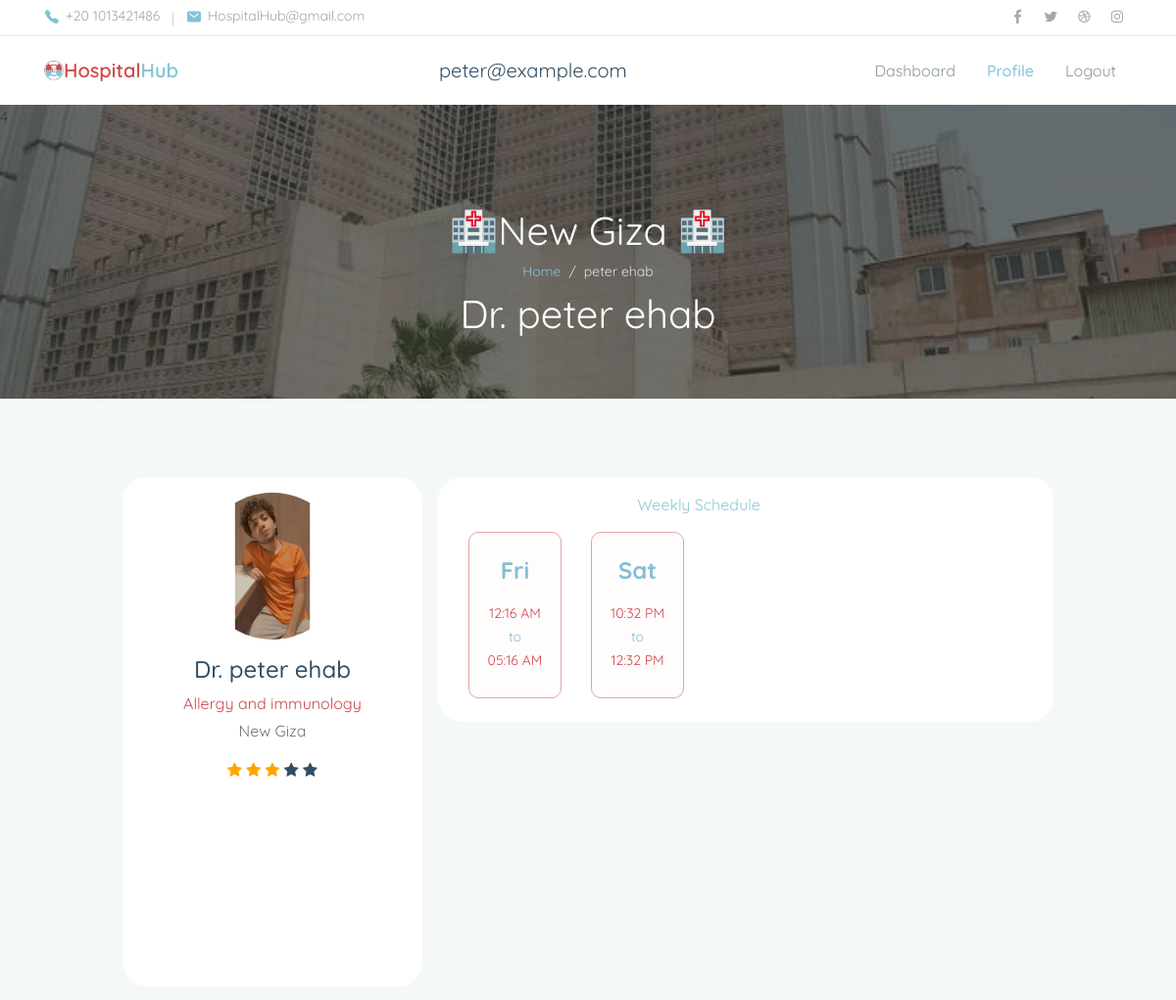
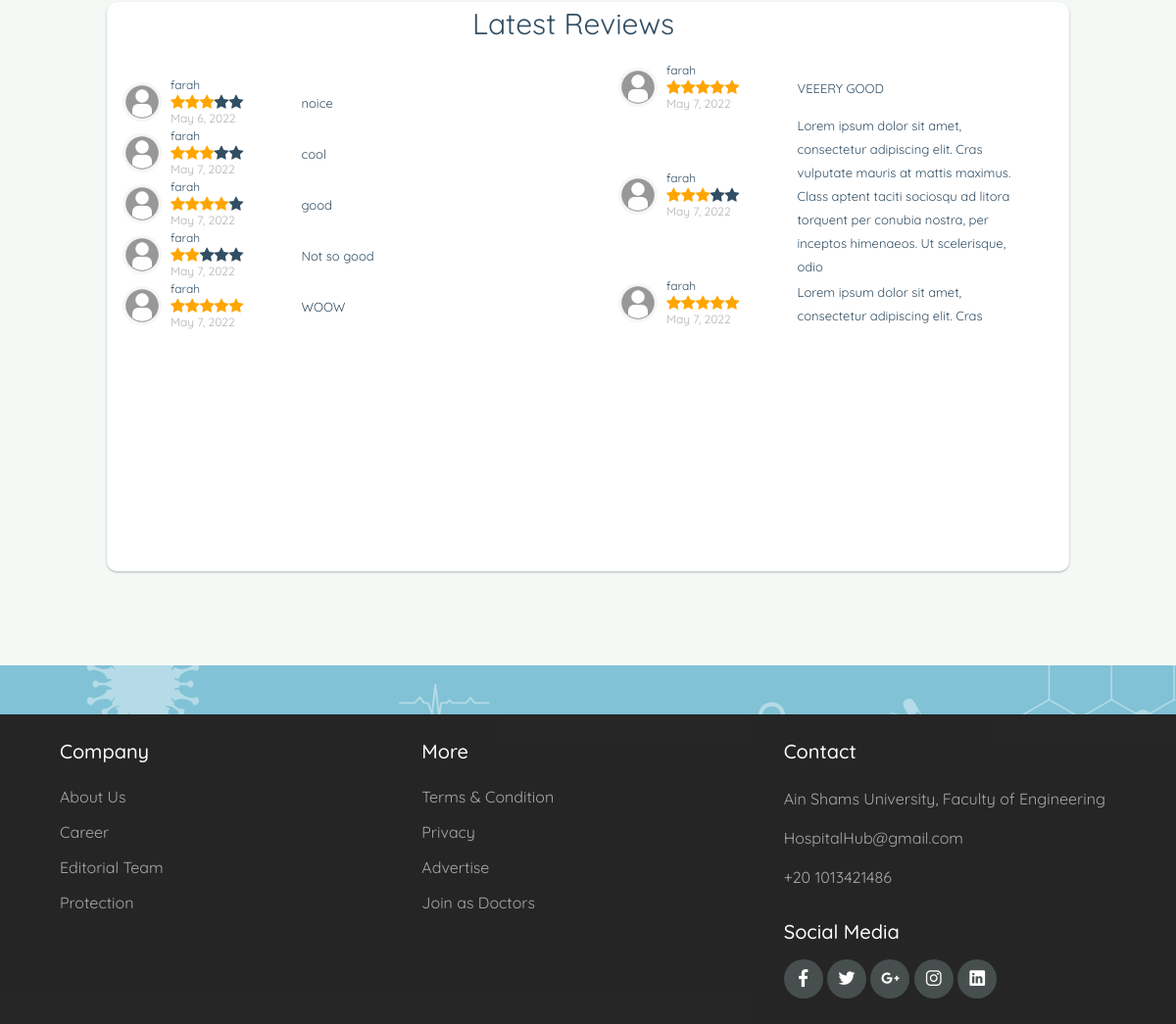
The page /hospital_hub/Doctor/profile (signed in) on the database its author committed (2 pictures, top to bottom).
### hospital_hub/models.py (models this page shows, shortened)
class User(AbstractBaseUser):
    username = models.CharField(max_length=255, unique=True)
    email = models.EmailField(
        verbose_name='email address', max_length=255, unique=True)
    full_name = models.CharField(max_length=255, blank=True, null=True)
    phone_number = models.IntegerField()
    city = models.ForeignKey(City, on_delete=models.PROTECT, null=True)
    owner = models.BooleanField(default=False)  # can login
    admin = models.BooleanField(default=False)  # staff user non superuser
    doctor = models.BooleanField(default=False)  # superuser
    patient = models.BooleanField(default=False)  # superuser
    staff = models.BooleanField(default=False)  # necessary
    age   =models.IntegerField(null=True,blank=True)
    created_at = models.DateTimeField(auto_now_add=True,null=True,blank=True)
    image = models.ImageField(
        default="media/no_profile_img.png", upload_to="media/")
    USERNAME_FIELD = 'username'  # username
    EMAIL_FIELD = 'email'  # Email
    REQUIRED_FIELDS = ['email', 'full_name', 'phone_number']
    objects = UserManager()
    @property
    def is_doctor(self):
        return self.doctor

class Hospital(models.Model):
    name = models.CharField(max_length=100)
    city = models.ForeignKey(City, on_delete=models.PROTECT, null=True)
    specialities = models.ManyToManyField(Speciality, blank=True, null=True)
    image = models.ImageField(
        upload_to="media/", null=True, default="media/no_hospital_img.png")
    def __str__(self):
        return self.name

class Doctor(models.Model):
    my_account = models.ForeignKey(
        User, on_delete=models.CASCADE, related_name="my_doctor")
    is_employed = models.BooleanField(default=False)
    speciality = models.ForeignKey(
        Speciality, on_delete=models.CASCADE, related_name="doctors")
    hospital = models.ForeignKey(
        Hospital, on_delete=models.SET_NULL, related_name="my_doctors", null=True, blank=True)
    is_notified = models.BooleanField(default=False);

class Speciality(models.Model):
    name = models.CharField(max_length=100, unique=True)
    image = models.ImageField(upload_to="media/", null=True, default=None)
    def __str__(self):
        return self.name

class Schedule(models.Model):
    day = models.CharField(max_length=50)
    doctor = models.ForeignKey(
        Doctor, on_delete=models.CASCADE, related_name="dailyschedule")
    start_time = models.TimeField()
    end_time = models.TimeField()
    price = models.IntegerField()
    patient_count = models.IntegerField()

class Review(models.Model):
    doctor = models.ForeignKey(
        Doctor, on_delete=models.CASCADE, related_name="my_reviews")
    patient = models.ForeignKey(
        Patient, on_delete=models.CASCADE, related_name="my_comments")
    comment = models.TextField()
    rating = models.IntegerField(
        default=Rating.EXCELLENT, choices=Rating.choices)
    created_at = models.DateTimeField(auto_now_add=True)

class Patient(models.Model):
    my_account = models.ForeignKey(
        User, on_delete=models.CASCADE, related_name="my_patient")

### hospital_hub/views.py (the view)
# urls.py: path('Doctor/profile', views.Doctor.DoctorProfile, name='doctor_profile'),
    def DoctorProfile(request):
        if not request.user.is_authenticated:
            return HttpResponseRedirect(reverse('login'))
        elif not request.user.is_doctor:
            logout(request)
            return HttpResponseRedirect(reverse('login'))
        doc_account = request.user
        doctor = DoctorModel.objects.filter(my_account=request.user).first()
        days = [ 'Monday',
                'Tuesday', 'Wednesday', 'Thursday', 'Friday','Saturday', 'Sunday']
        hospital = doctor.hospital
        reviews = doctor.my_reviews.all()
        schedules = doctor.dailyschedule.all()
        schedule_abbreviation = []
        total_reviews = 0
        reviews_left = []
        reviews_right = []
        for i in range(reviews.count()):
            print(reviews.count())
            total_reviews += reviews[i].rating
            if i <= reviews.count()/2:
                reviews_left.append(reviews[i])
            else:
                reviews_right.append(reviews[i])
        if reviews.count():
            total_reviews = int(total_reviews/reviews.count())
        for schedule in schedules:
            schedule_abbreviation.append([schedule, schedule.day[0:3]])
        empty_days = []
        for day in days:
            dne = True
            for schedule in schedules:
                if schedule.day == day:
                    dne = False
                    break
            if dne == True:
                empty_days.append(day)
        if request.method == "POST":
            pass
        else:
            return render(request, "hospital_hub/Doctor/doctor_profile.html", {
                "doctor": doctor,
                "hospital": hospital,
                "schedules": schedule_abbreviation,
                "reviews": reviews,
                "reviews_left":reviews_left,
                "reviews_right":reviews_right,
                "total_reviews":total_reviews,
            })

### hospital_hub/templates/hospital_hub/Doctor/doctor_profile.html (shortened to what this page needs)
{%extends 'hospital_hub/Doctor/doctor_layout.html'%}
{%load static%}
{%block body%}
    <header>
        <div class="topbar">
            <div class="container">
                <div class="row">
                    <div class="col-sm-8 text-sm">
                        <div class="site-info">
                            <a href="#"><span class="mai-call text-primary"></span> +20 1013421486</a>
                            <span class="divider">|</span>
                            <a href="#"><span class="mai-mail text-primary"></span> HospitalHub@gmail.com</a>
                        </div>
                    </div>
                    <div class="col-sm-4 text-right text-sm">
                        <div class="social-mini-button">
                            <a href="#"><span class="mai-logo-facebook-f"></span></a>
                            <a href="#"><span class="mai-logo-twitter"></span></a>
                            <a href="#"><span class="mai-logo-dribbble"></span></a>
                            <a href="#"><span class="mai-logo-instagram"></span></a>
                        </div>
                    </div>
                </div>
            </div>
        </div>
        <nav class="navbar navbar-expand-lg navbar-light shadow-sm">
            <div class="container">
              <img src="../assets/img/logo2.png" alt="" style="width:20px;">
              <a style="color:#81C2D6" class="navbar-brand" href="#"><span class="text-primary2">Hospital</span>Hub </a>
              <h5 class="font-weight-normal" style=" margin:0px; margin-left:250px;">{{request.user.email}}</h5>
              <div class="collapse navbar-collapse" id="navbarSupport">
                <ul class="navbar-nav ml-auto">
                  <li class="nav-item ">
                    <a class="nav-link" href="{%url 'doctor_dashboard'%}">Dashboard</a>
                  </li>
                  <li class="nav-item active">
                    <a class="nav-link" href="{%url 'doctor_profile'%}"> Profile </a>
                  </li>
                  <li class="nav-item">
                    <a class="nav-link" href="{%url 'doctor_logout'%}">Logout</a>
                  </li>
                </ul>
              </div>
            </div>
          </nav>
</header>
<link rel="stylesheet" href="https://cdnjs.cloudflare.com/ajax/libs/font-awesome/4.7.0/css/font-awesome.min.css">
   <link rel="stylesheet" href="{%static 'hospital_hub/assets/css/doctor_profile.css'%}"/>
  <div class="page-banner overlay-dark bg-image" style="background-image: url(../../../static/hospital_hub/assets/img/bg_image_1.jpg);">4
    <div class="banner-section">
      <div class="container text-center wow fadeInUp">
        <h1 class="font-weight-normal">🏥{%if hospital%}{{hospital}}{%endif%} 🏥</h1>
        <nav aria-label="Breadcrumb">
          <ol class="breadcrumb breadcrumb-dark bg-transparent justify-content-center py-0 mb-2">
            <li class="breadcrumb-item">
            <a href="{%url 'doctor_dashboard'%}">Home</a></li>
            <li class="breadcrumb-item active" aria-current="page"> {{user.full_name}} </li>
          </ol>
        </nav>
        <h1 class="font-weight-normal">Dr. {{user.full_name}} </h1>
      </div>
    </div>
  </div>
  <div class="page-section bg-light">
    <div class="container">
      <div class="row justify-content-center">
        <div class="col-lg-10">
          <div class="row">
            <div class="row gutters-sm">
              <div class="col-md-4 mb-3">
                <div class="card ">
                  <div class="card-body">
                    <div class="d-flex flex-column align-items-center text-center">
                      <img src="{{user.image.url}}" alt="Profile Picture" class="rounded-circle" width="150"height="150">
                      <div class="mt-3">
                        <h4 style="font-size:auto;">Dr. {{user.full_name}}</h4>
                        <p class="text-secondary mb-1">{{doctor.speciality}}</p>
                        <p class="text-muted font-size-sm">{{hospital}}</p>
                           <div class="row align-items-center" style="margin:auto; display:block;">
                         {% for i in '01234'|make_list %}
                                  {%if forloop.counter <= total_reviews%}
                                  <span class="fa fa-star checked"></span>
                                  {%else%}
                                  <span class="fa fa-star "></span>
                                  {%endif%}
                            {% endfor %}
                        </div>
                      </div>
                    </div>
                  </div>
                </div>
              </div>
              <div class="col-md-8 ">
                <div class="card mb-3">
                  <div class="card2-body test">
                    <section id="working-time" class="working-time">
                            <div>
                                <p class="text-primary">Weekly Schedule</p>
                            </div>
                            <div class="container">
                                <div class="row">
                                    {%if doctor.is_employed %}
                                    {%for schedule,abbreviation in schedules %}
                                       <div class="col-3 col-sm-3 col-md-3 col-lg-3 mb-2">
                                        <div class="time-panel">
                                            <h3>{{abbreviation}}</h3>
                                            <ul class="list-unstyled mb-0">
                                                <li style="color:#CF484C;" >{{schedule.start_time|time:"h:i A"}}</li>
                                                <li style="color:#81C2D6;">to</li>
                                                <li style="color:#CF484C;">{{schedule.end_time|time:"h:i A"}}</li>
                                            </ul>
                                        </div>
                                    </div>
                                    {%endfor%}
                                    {% else %}
                                    <div> You are not enrolled in any Hospital </div>
                                    {% endif %}
                                </div>
                            </div>
                        </section>
                  </div>
                </div>
                  </div>
                <div class="row gutters-sm mb-3" style="background:white;  box-shadow: 0 1px 3px 0 rgba(0,0,0,.1), 0 1px 2px 0 rgba(0,0,0,.2); border-radius:10px;">
                  <div class="row" style="width:100%; text-align:center; font-size:30px;"> <div class="col-12" >Latest Reviews </div> </div>
                  <div class="row">
                    <div class="col-6" style="padding:0px;">
                    <div class="col-12 mb-3" >
                    <div class="card h-100">
                      <div class="card-body" style="width:100%;">
                        {%for review in reviews_left%}
                        <div class="row align-items-center" >
                          <div class="col-2">
                          <img src="{{review.patient.my_account.image.url}}" alt="UserProfile" class="rounded-circle" width="40">
                          </div>
                          <div class="col-3" style="padding-left:0px">
                            <div class="row">
                            <span style="font-size:12px; text-align:left; "> {{review.patient.my_account.username}} </span>
                            </div>
                            <div class="row" >
                              {% for i in '01234'|make_list %}
                                  {%if forloop.counter <= review.rating %}
                                  <span class="fa fa-star checked"></span>
                                  {%else%}
                                  <span class="fa fa-star "></span>
                                  {%endif%}
                            {% endfor %}
                            </div>
                            <div class="row">
                              <span style="font-size:12px; text-align:left; color: rgba(0,0,0,0.3)"> {{review.created_at.date}} </span>
                            </div>
                          </div>
                          <div class="col-6" style="padding:0px">
                            <span style="font-size:13px; text-align:left; ">
                            {{review.comment}}
                            </span>
                          </div>
                      </div>
                          {%endfor%}
                      </div>
                    </div>
                  </div>
                </div>
                <div class="col-6" style="padding:0px;width:900px">
                <div class="col-12 mb-3" >
                <div class="card h-100">
                  <div class="card-body" style="width:100%;">
                        {%for review in reviews_right%}
                        <div class="row align-items-center" >
                          <div class="col-2">
                          <img src="{{review.patient.my_account.image.url}}" alt="UserProfile" class="rounded-circle" width="40">
                          </div>
                          <div class="col-3" style="padding-left:0px">
                            <div class="row">
                            <span style="font-size:12px; text-align:left; "> {{review.patient.my_account.username}} </span>
                            </div>
                            <div class="row" >
                              {% for i in '01234'|make_list %}
                                  {%if forloop.counter <= review.rating %}
                                  <span class="fa fa-star checked"></span>
                                  {%else%}
                                  <span class="fa fa-star "></span>
                                  {%endif%}
                            {% endfor %}
                            </div>
                            <div class="row">
                              <span style="font-size:12px; text-align:left; color: rgba(0,0,0,0.3)"> {{review.created_at.date}}  </span>
                            </div>
                          </div>
                          <div class="col-6" style="padding:0px">
                            <span style="font-size:13px; text-align:left; ">
                            {{review.comment}}
                            </span>
                          </div>
                      </div>
                          {%endfor%}
                      </div>
                </div>
                  </div>
                </div>
              </div>
            </div>
              </div>
            </div>
          </div>
        </div>
      </div>
    </div>
{%endblock%}

### rows shown on the page
User: user.email "peter@example.com", full_name "peter ehab", image (picture)
Hospital: name "New Giza"
Doctor: speciality "Allergy and immunology"
Schedule: abbreviation "Fri", start_time "12:16 AM", end_time "05:16 AM"
Schedule: abbreviation "Sat", start_time "10:32 PM", end_time "12:32 PM"
Review: patient.my_account.image (picture), patient.my_account.username "farah", rating 3 (drawn), created_at "May 6, 2022", comment "noice"
Review: patient.my_account.image (picture), patient.my_account.username "farah", rating 3 (drawn), created_at "May 7, 2022", comment "cool"
Review: patient.my_account.image (picture), patient.my_account.username "farah", rating 4 (drawn), created_at "May 7, 2022", comment "good"
Review: patient.my_account.image (picture), patient.my_account.username "farah", rating 2 (drawn), created_at "May 7, 2022", comment "Not so good"
Review: patient.my_account.image (picture), patient.my_account.username "farah", rating 5 (drawn), created_at "May 7, 2022", comment "WOOW"
Review: patient.my_account.image (picture), patient.my_account.username "farah", rating 5 (drawn), created_at "May 7, 2022", comment "VEEERY GOOD"
Review: patient.my_account.image (picture), patient.my_account.username "farah", rating 3 (drawn), created_at "May 7, 2022", comment "Lorem ipsum dolor sit amet, consectetur adipiscing elit. Cras vulputate mauris at mattis maximus. Class aptent taciti sociosqu ad litora torquent per conubia nostra, per inceptos himenaeos. Ut scelerisque, odio"
Review: patient.my_account.image (picture), patient.my_account.username "farah", rating 5 (drawn), created_at "May 7, 2022", comment "Lorem ipsum dolor sit amet, consectetur adipiscing elit. Cras"
